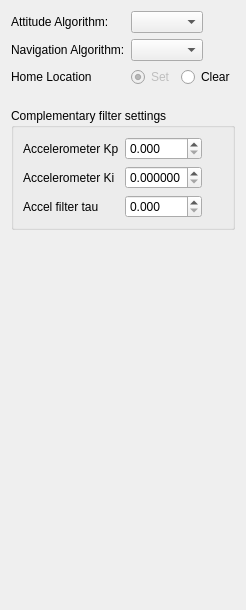
     <widget class="QWidget" name="tabComplimentary">
      <attribute name="title">
       <string>Filter Settings</string>
      </attribute>
      <layout class="QVBoxLayout" name="verticalLayout_2">
       <item>
        <layout class="QFormLayout" name="formLayout_2">
         <property name="fieldGrowthPolicy">
          <enum>QFormLayout::FieldsStayAtSizeHint</enum>
         </property>
         <item row="0" column="0">
          <widget class="QLabel" name="label_20">
           <property name="text">
            <string>Attitude Algorithm:</string>
           </property>
          </widget>
         </item>
         <item row="0" column="1">
          <widget class="QComboBox" name="algorithm">
           <property name="toolTip">
            <string>Select the sensor integration algorithm here.
&quot;Simple&quot; only uses accelerometer values
&quot;INSGPS&quot; the full featured algorithm integrating all sensors</string>
           </property>
           <property name="objrelation" stdset="0">
            <stringlist>
             <string>objname:StateEstimation</string>
             <string>fieldname:AttitudeFilter</string>
            </stringlist>
           </property>
          </widget>
         </item>
         <item row="1" column="0">
          <widget class="QLabel" name="label_19">
           <property name="text">
            <string>Navigation Algorithm:</string>
           </property>
          </widget>
         </item>
         <item row="1" column="1">
          <widget class="QComboBox" name="comboBox">
           <property name="objrelation" stdset="0">
            <stringlist>
             <string>objname:StateEstimation</string>
             <string>fieldname:NavigationFilter</string>
            </stringlist>
           </property>
          </widget>
         </item>
         <item row="2" column="0">
          <widget class="QLabel" name="label_2">
           <property name="text">
            <string>Home Location</string>
           </property>
          </widget>
         </item>
         <item row="2" column="1">
          <layout class="QHBoxLayout" name="horizontalLayout_4">
           <item>
            <widget class="QRadioButton" name="homeLocationSet">
             <property name="enabled">
              <bool>false</bool>
             </property>
             <property name="toolTip">
              <string>Saves the Home Location. This is only enabled
if the Home Location is set, i.e. if the GPS fix is
successful.

Disabled if there is no GPS fix.</string>
             </property>
             <property name="text">
              <string>Set</string>
             </property>
             <property name="checked">
              <bool>true</bool>
             </property>
            </widget>
           </item>
           <item>
            <widget class="QRadioButton" name="homeLocationClear">
             <property name="enabled">
              <bool>true</bool>
             </property>
             <property name="toolTip">
              <string>Clears the HomeLocation: only makes sense if you save
to SD. This will force the INS to use the next GPS fix as the
new home location unless it is in indoor mode.</string>
             </property>
             <property name="text">
              <string>Clear</string>
             </property>
            </widget>
           </item>
          </layout>
         </item>
        </layout>
       </item>
       <item>
        <spacer name="verticalSpacer">
         <property name="orientation">
          <enum>Qt::Vertical</enum>
         </property>
         <property name="sizeType">
          <enum>QSizePolicy::Fixed</enum>
         </property>
         <property name="sizeHint" stdset="0">
          <size>
           <width>20</width>
           <height>15</height>
          </size>
         </property>
        </spacer>
       </item>
       <item>
        <widget class="QGroupBox" name="groupBox_3">
         <property name="sizePolicy">
          <sizepolicy hsizetype="Minimum" vsizetype="Preferred">
           <horstretch>0</horstretch>
           <verstretch>0</verstretch>
          </sizepolicy>
         </property>
         <property name="title">
          <string>Complementary filter settings</string>
         </property>
         <layout class="QGridLayout" name="gridLayout_5">
          <item row="2" column="0">
           <widget class="QLabel" name="label_6">
            <property name="text">
             <string>Accelerometer Ki</string>
            </property>
           </widget>
          </item>
          <item row="2" column="1">
           <widget class="QDoubleSpinBox" name="AccelKi">
            <property name="sizePolicy">
             <sizepolicy hsizetype="Minimum" vsizetype="Fixed">
              <horstretch>0</horstretch>
              <verstretch>0</verstretch>
             </sizepolicy>
            </property>
            <property name="decimals">
             <number>6</number>
            </property>
            <property name="maximum">
             <double>1.000000000000000</double>
            </property>
            <property name="singleStep">
             <double>0.001000000000000</double>
            </property>
            <property name="objrelation" stdset="0">
             <stringlist>
              <string>objname:AttitudeSettings</string>
              <string>fieldname:AccKi</string>
              <string>buttongroup:1</string>
             </stringlist>
            </property>
           </widget>
          </item>
          <item row="1" column="1">
           <widget class="QDoubleSpinBox" name="AccelKp">
            <property name="sizePolicy">
             <sizepolicy hsizetype="Minimum" vsizetype="Fixed">
              <horstretch>0</horstretch>
              <verstretch>0</verstretch>
             </sizepolicy>
            </property>
            <property name="decimals">
             <number>3</number>
            </property>
            <property name="maximum">
             <double>50.000000000000000</double>
            </property>
            <property name="singleStep">
             <double>0.100000000000000</double>
            </property>
            <property name="objrelation" stdset="0">
             <stringlist>
              <string>objname:AttitudeSettings</string>
              <string>fieldname:AccKp</string>
              <string>buttongroup:1</string>
             </stringlist>
            </property>
           </widget>
          </item>
          <item row="1" column="0">
           <widget class="QLabel" name="label_5">
            <property name="text">
             <string>Accelerometer Kp</string>
            </property>
           </widget>
          </item>
          <item row="2" column="2">
           <widget class="QLabel" name="horizontalSpacerLabel">
            <property name="text">
             <string/>
            </property>
           </widget>
          </item>
          <item row="3" column="0">
           <widget class="QLabel" name="label_7">
            <property name="text">
             <string>Accel filter tau</string>
            </property>
           </widget>
          </item>
          <item row="3" column="1">
           <widget class="QDoubleSpinBox" name="AccelTau">
            <property name="decimals">
             <number>3</number>
            </property>
            <property name="objrelation" stdset="0">
             <stringlist>
              <string>objname:AttitudeSettings</string>
              <string>fieldname:AccelTau</string>
              <string>buttongroup:1</string>
             </stringlist>
            </property>
           </widget>
          </item>
         </layout>
        </widget>
       </item>
       <item>
        <spacer name="verticalSpacer_3">
         <property name="orientation">
          <enum>Qt::Vertical</enum>
         </property>
         <property name="sizeHint" stdset="0">
          <size>
           <width>20</width>
           <height>369</height>
          </size>
         </property>
        </spacer>
       </item>
      </layout>
     </widget>
